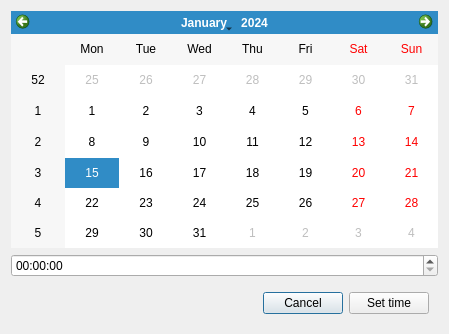
<?xml version="1.0" encoding="UTF-8"?>
<ui version="4.0">
 <class>Dialog</class>
 <widget class="QDialog" name="Dialog">
  <property name="windowModality">
   <enum>Qt::NonModal</enum>
  </property>
  <property name="geometry">
   <rect>
    <x>0</x>
    <y>0</y>
    <width>449</width>
    <height>334</height>
   </rect>
  </property>
  <property name="windowTitle">
   <string>Select Time</string>
  </property>
  <layout class="QVBoxLayout" name="verticalLayout">
   <item>
    <widget class="QCalendarWidget" name="date_edit"/>
   </item>
   <item>
    <widget class="QTimeEdit" name="time_edit"/>
   </item>
   <item>
    <widget class="QWidget" name="widget" native="true">
     <layout class="QHBoxLayout" name="horizontalLayout">
      <item>
       <spacer name="button_spacer">
        <property name="orientation">
         <enum>Qt::Horizontal</enum>
        </property>
        <property name="sizeHint" stdset="0">
         <size>
          <width>40</width>
          <height>20</height>
         </size>
        </property>
       </spacer>
      </item>
      <item>
       <widget class="QPushButton" name="button_cancel">
        <property name="text">
         <string>Cancel</string>
        </property>
       </widget>
      </item>
      <item>
       <widget class="QPushButton" name="button_set_time">
        <property name="text">
         <string>Set time</string>
        </property>
       </widget>
      </item>
     </layout>
    </widget>
   </item>
  </layout>
 </widget>
 <resources/>
 <connections/>
</ui>
